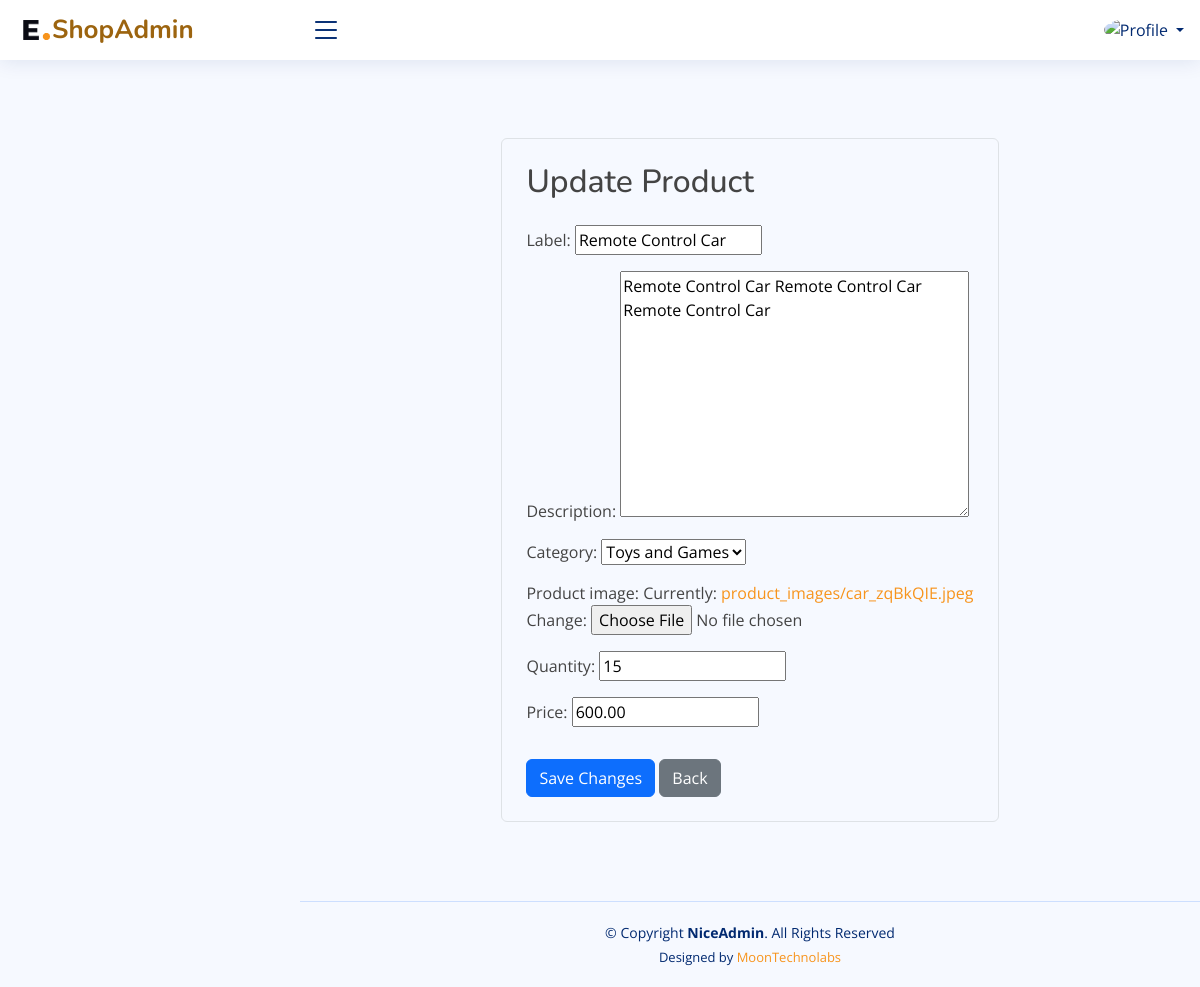
Page /product/update/8/ on the committed database.
### app/models.py (models this page shows, shortened)
class Product(models.Model):
    label = models.CharField(max_length=50)
    description = models.TextField(max_length=200)
    category = models.ForeignKey(Category, on_delete = models.CASCADE)
    product_image = models.ImageField(upload_to='product_images/', default='product_images/product.png')
    quantity = models.PositiveIntegerField()
    price = models.DecimalField(max_digits=10, decimal_places=2)

### app/views.py (the view)
# urls.py: path('product/update/<int:product_id>/', views.product_update, name='product-update'),
def product_update(request, product_id):
    product = get_object_or_404(Product, pk=product_id)
    if request.method == 'POST':
        form = ProductForm1(request.POST, request.FILES, instance=product)
        if form.is_valid():
            form.save()
            return redirect('product-detail', product_id=product_id)
    else:
        form = ProductForm(instance=product)
    context = {'form': form, 'product': product}
    return render(request, 'product_update.html', context)

### app/forms.py
class ProductForm(forms.ModelForm):
    class Meta:
        model = Product
        fields = '__all__'

### app/models.py (called while the page is built)
    def __str__(self):
        return self.name

### templates/product_update.html (shortened to what this page needs)
{% extends 'base.html' %}
{% block content %}
<div class="container">
    <section class="section product-update min-vh-100 d-flex flex-column align-items-center justify-content-center py-4">
        <div class="container">
            <div class="row justify-content-center">
                <div class="col-lg-8 col-md-10 d-flex flex-column align-items-center justify-content-center">
                    <div class="product-card border rounded p-4">
                        <h2 class="mb-4">Update Product</h2>
                        <form method="post" enctype="multipart/form-data">
                            {{ form.as_p }}
                            <button type="submit" class="btn btn-primary mt-3">Save Changes</button>
                            <a href="{% url 'product-list' %}" class="btn btn-secondary mt-3">Back</a>
                        </form>
                    </div>
                </div>
            </div>
        </div>
    </section>
</div>
{% endblock %}

### static/assets/css/style.css (style rules this page uses)
:root { scroll-behavior: smooth; }
body { font-family: "Open Sans", sans-serif; background: #f6f9ff; color: #444444; }
a { color: #F7941D; text-decoration: none; }
h1, h2, h3, h4, h5, h6 { font-family: "Nunito", sans-serif; }
body, html { height: 100%; margin: 0; padding: 0; }
body { display: flex; flex-direction: column; }

### rows in the picture
Product: label "Remote Control Car", description "Remote Control Car Remote Control Car Remote Control Car", category "Toys and Games", quantity "15", price "600.00"
